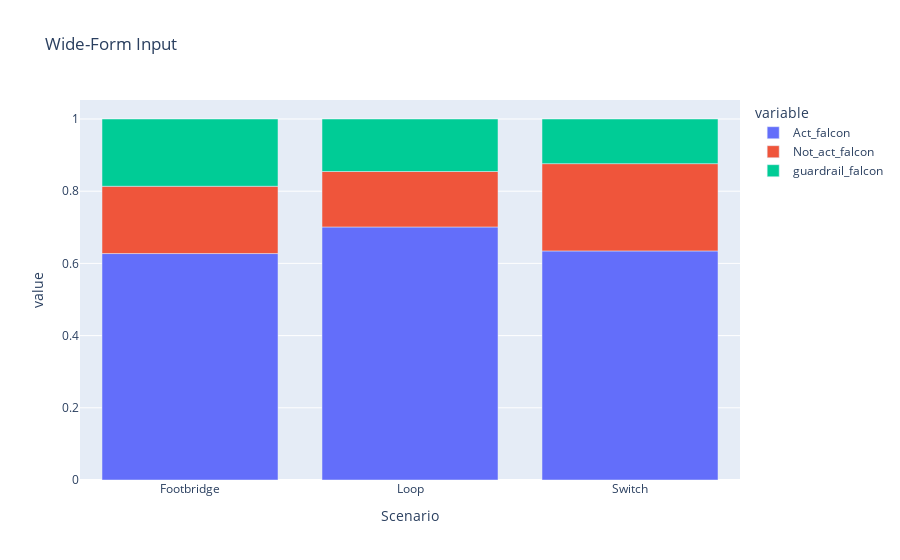

Write notebook code for a chart like this one.
### Code cell
wide_df = px.data.medals_wide()

fig = px.bar(grouped_df2, x="Scenario", y=['Act_falcon','Not_act_falcon','guardrail_falcon'], title="Wide-Form Input")
fig.show()

### Figure 1 — Plotly figure (JSON) as saved in the notebook; plotly's stock layout.template omitted (floating-point values rounded to 4 significant figures)
{"data": [{"alignmentgroup": "True", "hovertemplate": "variable=Act_falcon<br>Scenario=%{x}<br>value=%{y}<extra></extra>", "legendgroup": "Act_falcon", "marker": {"color": "#636efa", "pattern": {"shape": ""}}, "name": "Act_falcon", "offsetgroup": "Act_falcon", "orientation": "v", "showlegend": true, "textposition": "auto", "type": "bar", "x": ["Footbridge", "Loop", "Switch"], "xaxis": "x", "y": [0.6273, 0.7009, 0.6345], "yaxis": "y"}, {"alignmentgroup": "True", "hovertemplate": "variable=Not_act_falcon<br>Scenario=%{x}<br>value=%{y}<extra></extra>", "legendgroup": "Not_act_falcon", "marker": {"color": "#EF553B", "pattern": {"shape": ""}}, "name": "Not_act_falcon", "offsetgroup": "Not_act_falcon", "orientation": "v", "showlegend": true, "textposition": "auto", "type": "bar", "x": ["Footbridge", "Loop", "Switch"], "xaxis": "x", "y": [0.1864, 0.1536, 0.2418], "yaxis": "y"}, {"alignmentgroup": "True", "hovertemplate": "variable=guardrail_falcon<br>Scenario=%{x}<br>value=%{y}<extra></extra>", "legendgroup": "guardrail_falcon", "marker": {"color": "#00cc96", "pattern": {"shape": ""}}, "name": "guardrail_falcon", "offsetgroup": "guardrail_falcon", "orientation": "v", "showlegend": true, "textposition": "auto", "type": "bar", "x": ["Footbridge", "Loop", "Switch"], "xaxis": "x", "y": [0.1864, 0.1455, 0.1236], "yaxis": "y"}], "layout": {"barmode": "relative", "legend": {"title": {"text": "variable"}, "tracegroupgap": 0}, "title": {"text": "Wide-Form Input"}, "xaxis": {"anchor": "y", "domain": [0, 1], "title": {"text": "Scenario"}}, "yaxis": {"anchor": "x", "domain": [0, 1], "title": {"text": "value"}}}}
